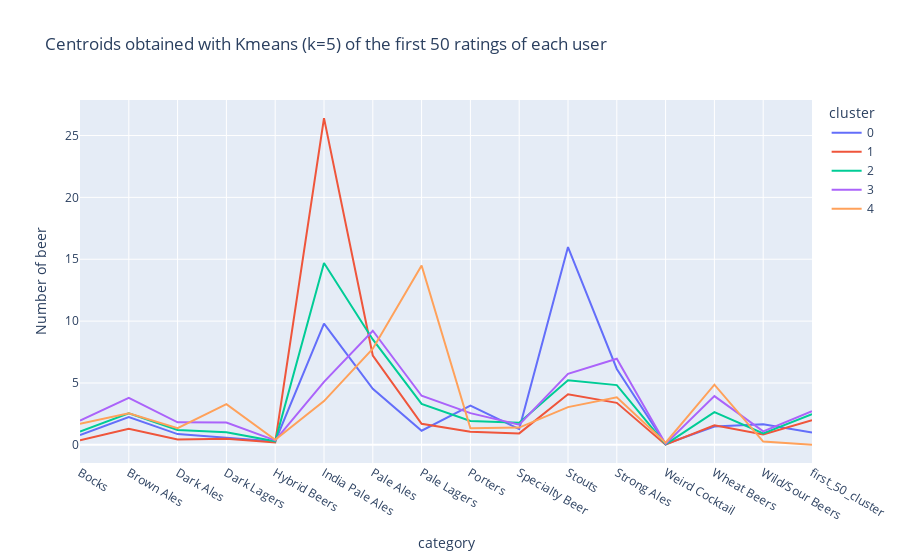

Notebook source saved alongside this figure:
### Code cell
fig = px.line(df_cluster_beer_5, x="category", y="Number of beer", color="cluster", title="Centroids obtained with Kmeans (k=5) of the first 50 ratings of each user")
fig.show()
fig.write_html("centroid_first_5_justification.html")

### Figure 1 — Plotly figure (JSON) as saved in the notebook; plotly's stock layout.template omitted (floating-point values rounded to 4 significant figures)
{"data": [{"hovertemplate": "cluster=0<br>category=%{x}<br>Number of beer=%{y}<extra></extra>", "legendgroup": "0", "line": {"color": "#636efa", "dash": "solid"}, "marker": {"symbol": "circle"}, "mode": "lines", "name": "0", "orientation": "v", "showlegend": true, "type": "scatter", "x": ["Bocks", "Brown Ales", "Dark Ales", "Dark Lagers", "Hybrid Beers", "India Pale Ales", "Pale Ales", "Pale Lagers", "Porters", "Specialty Beer", "Stouts", "Strong Ales", "Weird Cocktail", "Wheat Beers", "Wild/Sour Beers", "first_50_cluster"], "xaxis": "x", "y": [0.7892, 2.241, 0.8675, 0.5783, 0.2771, 9.789, 4.53, 1.139, 3.175, 1.277, 15.99, 6.133, 0.06627, 1.482, 1.669, 1.006], "yaxis": "y"}, {"hovertemplate": "cluster=1<br>category=%{x}<br>Number of beer=%{y}<extra></extra>", "legendgroup": "1", "line": {"color": "#EF553B", "dash": "solid"}, "marker": {"symbol": "circle"}, "mode": "lines", "name": "1", "orientation": "v", "showlegend": true, "type": "scatter", "x": ["Bocks", "Brown Ales", "Dark Ales", "Dark Lagers", "Hybrid Beers", "India Pale Ales", "Pale Ales", "Pale Lagers", "Porters", "Specialty Beer", "Stouts", "Strong Ales", "Weird Cocktail", "Wheat Beers", "Wild/Sour Beers", "first_50_cluster"], "xaxis": "x", "y": [0.3723, 1.292, 0.4307, 0.4891, 0.1971, 26.4, 7.219, 1.701, 1.058, 0.927, 4.088, 3.394, 0.0146, 1.577, 0.8394, 2], "yaxis": "y"}, {"hovertemplate": "cluster=2<br>category=%{x}<br>Number of beer=%{y}<extra></extra>", "legendgroup": "2", "line": {"color": "#00cc96", "dash": "solid"}, "marker": {"symbol": "circle"}, "mode": "lines", "name": "2", "orientation": "v", "showlegend": true, "type": "scatter", "x": ["Bocks", "Brown Ales", "Dark Ales", "Dark Lagers", "Hybrid Beers", "India Pale Ales", "Pale Ales", "Pale Lagers", "Porters", "Specialty Beer", "Stouts", "Strong Ales", "Weird Cocktail", "Wheat Beers", "Wild/Sour Beers", "first_50_cluster"], "xaxis": "x", "y": [1.069, 2.545, 1.2, 1.015, 0.2836, 14.69, 8.52, 3.305, 1.924, 1.785, 5.225, 4.829, 0.03636, 2.651, 0.92, 2.487], "yaxis": "y"}, {"hovertemplate": "cluster=3<br>category=%{x}<br>Number of beer=%{y}<extra></extra>", "legendgroup": "3", "line": {"color": "#ab63fa", "dash": "solid"}, "marker": {"symbol": "circle"}, "mode": "lines", "name": "3", "orientation": "v", "showlegend": true, "type": "scatter", "x": ["Bocks", "Brown Ales", "Dark Ales", "Dark Lagers", "Hybrid Beers", "India Pale Ales", "Pale Ales", "Pale Lagers", "Porters", "Specialty Beer", "Stouts", "Strong Ales", "Weird Cocktail", "Wheat Beers", "Wild/Sour Beers", "first_50_cluster"], "xaxis": "x", "y": [1.952, 3.792, 1.822, 1.799, 0.3606, 5.086, 9.223, 3.967, 2.561, 1.636, 5.74, 6.959, 0.07807, 3.937, 1.089, 2.717], "yaxis": "y"}, {"hovertemplate": "cluster=4<br>category=%{x}<br>Number of beer=%{y}<extra></extra>", "legendgroup": "4", "line": {"color": "#FFA15A", "dash": "solid"}, "marker": {"symbol": "circle"}, "mode": "lines", "name": "4", "orientation": "v", "showlegend": true, "type": "scatter", "x": ["Bocks", "Brown Ales", "Dark Ales", "Dark Lagers", "Hybrid Beers", "India Pale Ales", "Pale Ales", "Pale Lagers", "Porters", "Specialty Beer", "Stouts", "Strong Ales", "Weird Cocktail", "Wheat Beers", "Wild/Sour Beers", "first_50_cluster"], "xaxis": "x", "y": [1.699, 2.545, 1.341, 3.285, 0.4065, 3.537, 7.764, 14.49, 1.341, 1.398, 3.049, 3.846, 0.1707, 4.862, 0.2683, 2.22e-16], "yaxis": "y"}], "layout": {"legend": {"title": {"text": "cluster"}, "tracegroupgap": 0}, "title": {"text": "Centroids obtained with Kmeans (k=5) of the first 50 ratings of each user"}, "xaxis": {"anchor": "y", "domain": [0, 1], "title": {"text": "category"}}, "yaxis": {"anchor": "x", "domain": [0, 1], "title": {"text": "Number of beer"}}}}
